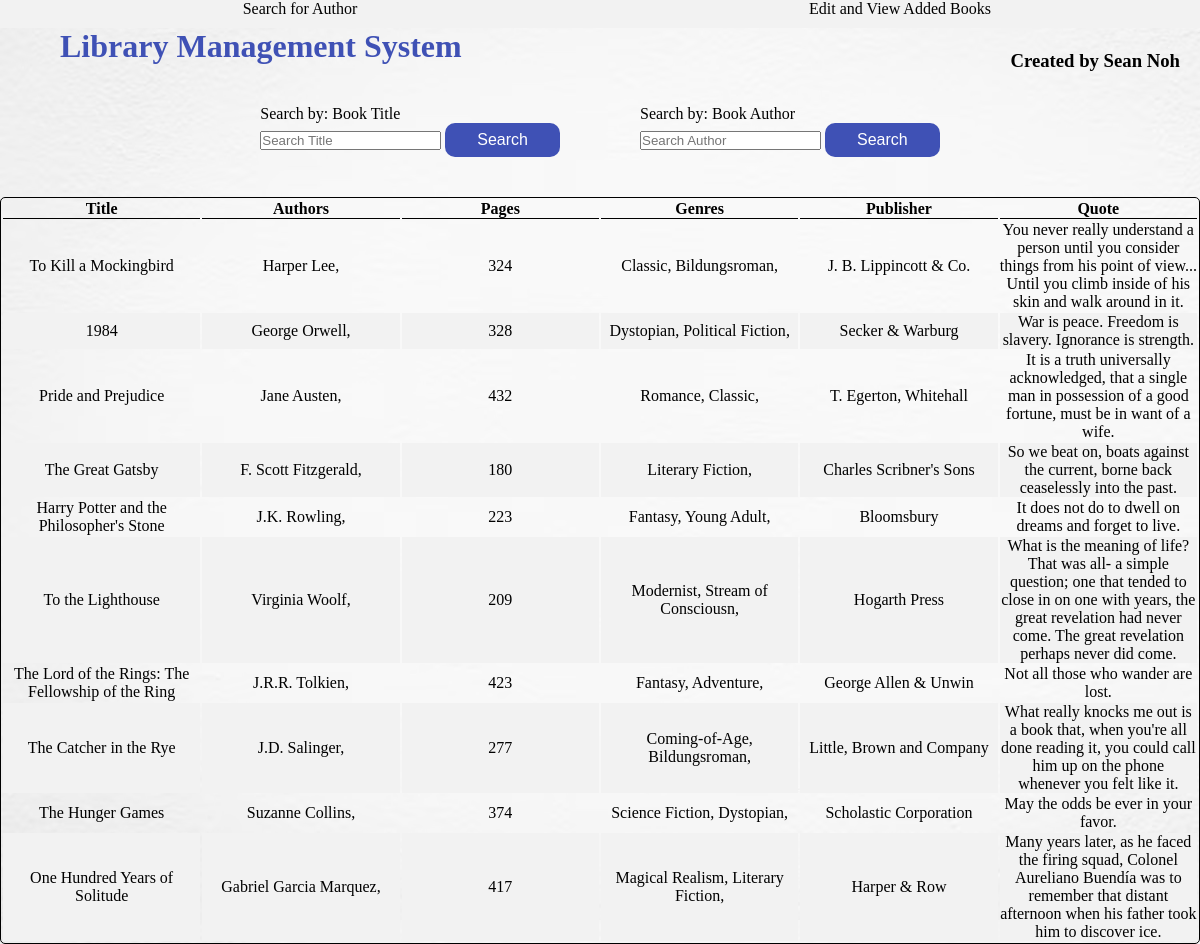
The page / on the database its author committed.
### BookManager/models.py (models this page shows, shortened)
class Book(models.Model):
    title = models.CharField(max_length=50)
    pages = models.PositiveIntegerField()
    publisher = models.CharField(max_length=50)
    quote = models.CharField(max_length=200)
    def __str__(self):
        return f"{self.title}"

class Author(models.Model):
    name = models.CharField(max_length=50)
    book = models.ForeignKey(Book, on_delete=models.CASCADE)

class Genre(models.Model):
    genre = models.CharField(max_length=20)
    book = models.ForeignKey(Book, on_delete=models.CASCADE)

### BookManager/views.py (the view)
# urls.py: path("", views.index, name="index"),
def index(request):
    return renderAllBooks(request, "BookManager/index.html")

### BookManager/views.py (called while the page is built)
def fillBookKeys(books):
    bookInformation = {}
    for book in books:
        bookInformation[book.title] = {
            "author": [],
            "genre": [],
        }
    return bookInformation

def renderAllBooks(request, location):
    bookDictionary = bookDictionaryInit(Book.objects.all())
    context = sortBookInformation(
        bookDictionary["books"], bookDictionary["bookInformation"])
    return render(request, location, context)

def bookDictionaryInit(books):
    bookInformation = fillBookKeys(books)
    authors = Author.objects.all()
    genres = Genre.objects.all()
    for author in authors:
        book = str(author.book)
        if book in bookInformation:
            bookData = bookInformation[book]
            bookAuthorList = bookData["author"]
            bookAuthorList.append(author.name)
    for genre in genres:
        book = str(genre.book)
        if book in bookInformation:
            bookData = bookInformation[book]
            bookGenreList = bookData["genre"]
            bookGenreList.append(genre.genre)
    return {
        "books": books,
        "bookInformation": bookInformation
    }

def sortBookInformation(books, bookInformation):
    authors = []
    genres = []
    for book in books:
        authors.append(bookInformation[book.title]["author"])
        genres.append(bookInformation[book.title]["genre"])
    return {
        "booksInfo": zip(books, authors, genres)
    }

### BookManager/templates/BookManager/index.html (shortened to what this page needs)
{% extends "BookManager/base.html" %} {% block body%}
<section class="book-search">
  <div class="title-search">
    <form action="{% url 'search-title' %}" method="GET">
      <label for="title">Search by: Book Title</label>
      <br />
      <input type="text" id="title" name="title" placeholder="Search Title" />
      <button class="button" type="submit">Search</button>
    </form>
  </div>
  <br />
  <div class="author-search">
    <form action="{% url 'search-author' %}" method="GET">
      <label for="author">Search by: Book Author</label>
      <br />
      <input type="text" id="fname" name="fname" placeholder="Search Author" />
      <button class="button" type="submit" name="button">Search</button>
    </form>
  </div>
</section>
<section class="book-display">
  {% if booksInfo %}
  <div class="book-container">
    <table class="book-table">
      <thread>
        <tr>
          <th>Title</th>
          <th>Authors</th>
          <th>Pages</th>
          <th>Genres</th>
          <th>Publisher</th>
          <th>Quote</th>
        </tr>
      </thread>
      <tbody>
        {% for book, authors, genres in booksInfo %}
        <tr>
          <td>{{ book.title }}</td>
          <td>
            {% for author in authors %} <span>{{ author }}, </span> {% endfor %}
          </td>
          <td>{{ book.pages }}</td>
          <td>
            {% for genre in genres%} <span>{{ genre }}, </span> {% endfor %}
          </td>
          <td>{{book.publisher}}</td>
          <td>{{book.quote}}</td>
        </tr>
        {% endfor %}
      </tbody>
    </table>
  </div>
  {% else %}
  <h5 class="message-text">No Books are recorded</h5>
  {% endif %}
</section>
{% endblock %}

### BookManager/static/css/index.css (style rules this page uses)
* { padding: 0px; margin: 0px; }
html { background-image: url("../images/abstract-surface-textures-white-concrete-stone-wall_74190-8189.avif"); }
.book-search { margin: 5vh; display: flex; flex-direction: row; justify-content: center; gap: 5vh; }
.button { background-color: #3f51b5; border: none; color: white; padding: 0.5rem 2rem; text-align: center; text-decoration: none; display: inline-block; font-size: 1rem; border-radius: 10px; }
th { border-bottom: 0.5px solid; }
th, td { width: 15vw; text-align: center; }
table { border-radius: 5px; width: 100%; border: 1px solid; }
tr:nth-child(even) { background-color: #f2f2f2; }

### rows shown on the page
Book: title "To Kill a Mockingbird", pages "324", publisher "J. B. Lippincott & Co.", quote "You never really understand a person until you consider things from his point of view... Until you climb inside of his skin and walk around in it."
Author: authors "Harper Lee"
Genre: genres "Classic"
Genre: genres "Bildungsroman"
Book: title "1984", pages "328", publisher "Secker & Warburg", quote "War is peace. Freedom is slavery. Ignorance is strength."
Author: authors "George Orwell"
Genre: genres "Dystopian"
Genre: genres "Political Fiction"
Book: title "Pride and Prejudice", pages "432", publisher "T. Egerton, Whitehall", quote "It is a truth universally acknowledged, that a single man in possession of a good fortune, must be in want of a wife."
Author: authors "Jane Austen"
Genre: genres "Romance"
Genre: genres "Classic"
Book: title "The Great Gatsby", pages "180", publisher "Charles Scribner's Sons", quote "So we beat on, boats against the current, borne back ceaselessly into the past."
Author: authors "F. Scott Fitzgerald"
Genre: genres "Literary Fiction"
Book: title "Harry Potter and the Philosopher's Stone", pages "223", publisher "Bloomsbury", quote "It does not do to dwell on dreams and forget to live."
Author: authors "J.K. Rowling"
Genre: genres "Fantasy"
Genre: genres "Young Adult"
Book: title "To the Lighthouse", pages "209", publisher "Hogarth Press", quote "What is the meaning of life? That was all- a simple question; one that tended to close in on one with years, the great revelation had never come. The great revelation perhaps never did come."
Author: authors "Virginia Woolf"
Genre: genres "Modernist"
Genre: genres "Stream of Consciousn"
Book: title "The Lord of the Rings: The Fellowship of the Ring", pages "423", publisher "George Allen & Unwin", quote "Not all those who wander are lost."
Author: authors "J.R.R. Tolkien"
Genre: genres "Fantasy"
Genre: genres "Adventure"
Book: title "The Catcher in the Rye", pages "277", publisher "Little, Brown and Company", quote "What really knocks me out is a book that, when you're all done reading it, you could call him up on the phone whenever you felt like it."
Author: authors "J.D. Salinger"
Genre: genres "Coming-of-Age"
Genre: genres "Bildungsroman"
Book: title "The Hunger Games", pages "374", publisher "Scholastic Corporation", quote "May the odds be ever in your favor."
Author: authors "Suzanne Collins"
Genre: genres "Science Fiction"
Genre: genres "Dystopian"
Book: title "One Hundred Years of Solitude", pages "417", publisher "Harper & Row", quote "Many years later, as he faced the firing squad, Colonel Aureliano Buendía was to remember that distant afternoon when his father took him to discover ice."
Author: authors "Gabriel Garcia Marquez"
Genre: genres "Magical Realism"
Genre: genres "Literary Fiction"
